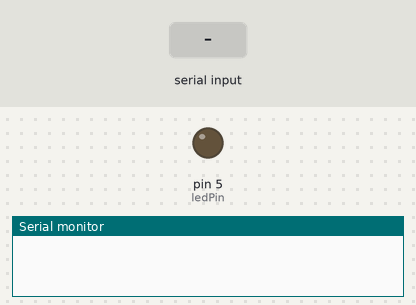
A sketch run on a simulated Arduino Uno, built with avr-gcc and run on an emulated ATmega328P. Shown: output pins drawn as LEDs (lit = HIGH), the last lines printed to the serial monitor. Inputs (shaded band) come from the test bench.

Above: at 0.01 s.
At 1.2 s:
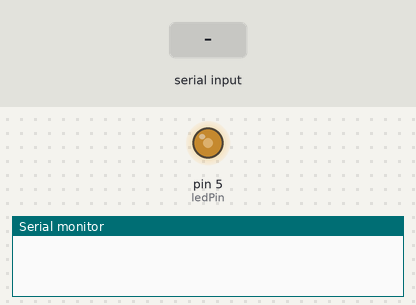
1.3 s: "1\n" received over Serial
At 1.8 s:
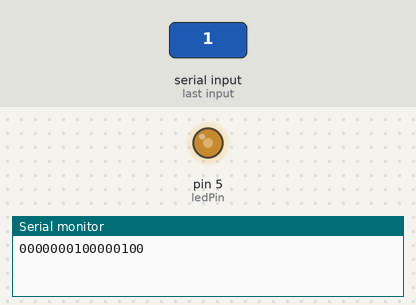
Timing chart, 0 to 4.3 s (numbered marks = the images above; inputs shaded):
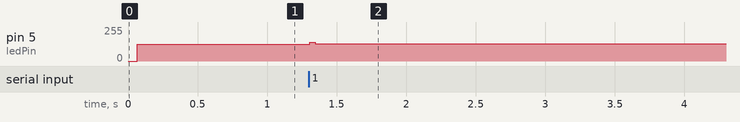

Measured:
- after the input at 1.3 s, pin 5 (ledPin): 127/255 → 128/255 at once

The sketch:

Exp8b1-LP1.ino
```cpp
/*
	This code allows an Arduino board to receive a series of characters
  from a connected device via a serial connection. It then converts
  each character into a sequence of individual bits and transmits them
  to another device using an LED. The LED blinks to represent the
  transmitted bits. Essentially, it establishes a simple communication
  link between the Arduino and an external device.

  Sample sequence: 0123456789:;,><=!.?@ABCDEFGHIJKLMNOPQRSTUVWXYZ[]/\|{}^abcdefghijklmnopqrstuvwxyz~-+×÷Ø&§€$*%#µ-_àéèùæ

	Written by:
  Hannes Flament & Sibald Hulselmans
  6IW
*/


// -----------------------------------  Include Libraries  ------------------------------ //

#include <TimerOne.h>

// ------------------  Define constants and variables and strings  ---------------------- //

const int ledPin = 5;                        // Pin number for the LED

const int frequency0 = 666.66;                  // Frequency for bit 0
const int frequency1 = 833.33;                  // Frequency for bit 1
const int frequencyInact = 100;                 // Inactive Frequency

const int bitDuration = 40;                         // Duration of each bit (milliseconds)

const unsigned long period0 = 0.5e6 / frequency0;             // Period for bit 0
const unsigned long period1 = 0.5e6 / frequency1;             // Period for bit 1
const unsigned long inactivePeriod = 0.5e6 / frequencyInact;  // Inactive period for the timer

float timeBegin;      // Start time of each loop iteration
float timeEnd;        // End time of each loop iteration
float delayDuration;  // Create a duration variable

String inputString = "";                     // Stores the received input string
bool stringComplete = false;                 // Flag indicating if a complete string is received


// ------------------  void setup()   ---------------------- //

void setup() {

  pinMode(ledPin, OUTPUT);                    // Set LED pin as output
  Serial.begin(230400);                       // Start serial communication

  Timer1.initialize(inactivePeriod);          // Initialize timer with inactivePeriod
  Timer1.attachInterrupt(blinkLED);           // Attach interrupt for LED blinking

}


// ------------------  void loop()   ---------------------- //

void loop() {
  timeBegin = millis();

  if (stringComplete) {
    inputString = convertProtocol(inputString);
    for(int i = 0; i <= inputString.length(); i++){
      transmitBit(inputString[i-1]);
    }
    // transmitString(inputString);               // Transmit the received string
    inputString = "";                          // Reset input string
    stringComplete = false;                    // Reset stringComplete flag
  }
}

// ------------------  String convertProtocol   ---------------------- //

String convertProtocol(String _inputString) {
  String SOH = "00000001";
  String STX = "00000010";
  int _inputBody[] = {1,2,4,5};
  int _packages[] = {};
  int _length = 0;
  _length = sizeof(_inputBody) / sizeof(_inputBody[0]);
  String _lengthByte = byteToBinaryString((byte)_length);

  String _packageHead = SOH + _lengthByte;
  Serial.println(_packageHead);
  return _packageHead;
}

// ------------------  int convertDecToByte   ---------------------- //

String byteToBinaryString(byte value) {
  String binaryString = "";
  for (int i = 7; i >= 0; i--) {
    binaryString += ((value >> i) & 1) ? "1" : "0";
  }
  return binaryString;
}


// ------------------  void serialEvent   ---------------------- //

void serialEvent() {
  while (Serial.available()) {
    char inChar = (char)Serial.read();
    inputString += inChar;                      // Append character to inputString

    if (inChar == '\n') {
      stringComplete = true;                   // Set the stringComplete flag when end of line is reached
    }
  }
}


// ------------------  void transmitString()   ---------------------- //

void transmitString(String input) {
  for (int i = 0; i < input.length(); i++) {
    char character = input.charAt(i);

    for (int j = 7; j >= 0; j--) {
      bool bit = bitRead(character, j);
      transmitBit(bit);                         // Transmit each character as bits
    }
  }

  Timer1.setPeriod(inactivePeriod);             // Restore the original timer period
}


// ------------------  Variables   ---------------------- //

void transmitBit(bool bit) {
  if (bit) {
    Timer1.setPeriod(period1);                  // Set timer period for bit 1
  } else {
    Timer1.setPeriod(period0);                  // Set timer period for bit 0
  }
  delay(bitDuration);
}


// ------------------  void blinkLED()   ---------------------- //

void blinkLED() {
  static bool ledState = false;
  ledState = !ledState;

  if (ledState)                                // Set LED pin port directly HIGH
    PORTD |= (1 << PD5);

  else                                         // Set LED pin port directly LOW
    PORTD &= ~(1 << PD5);

}
```
